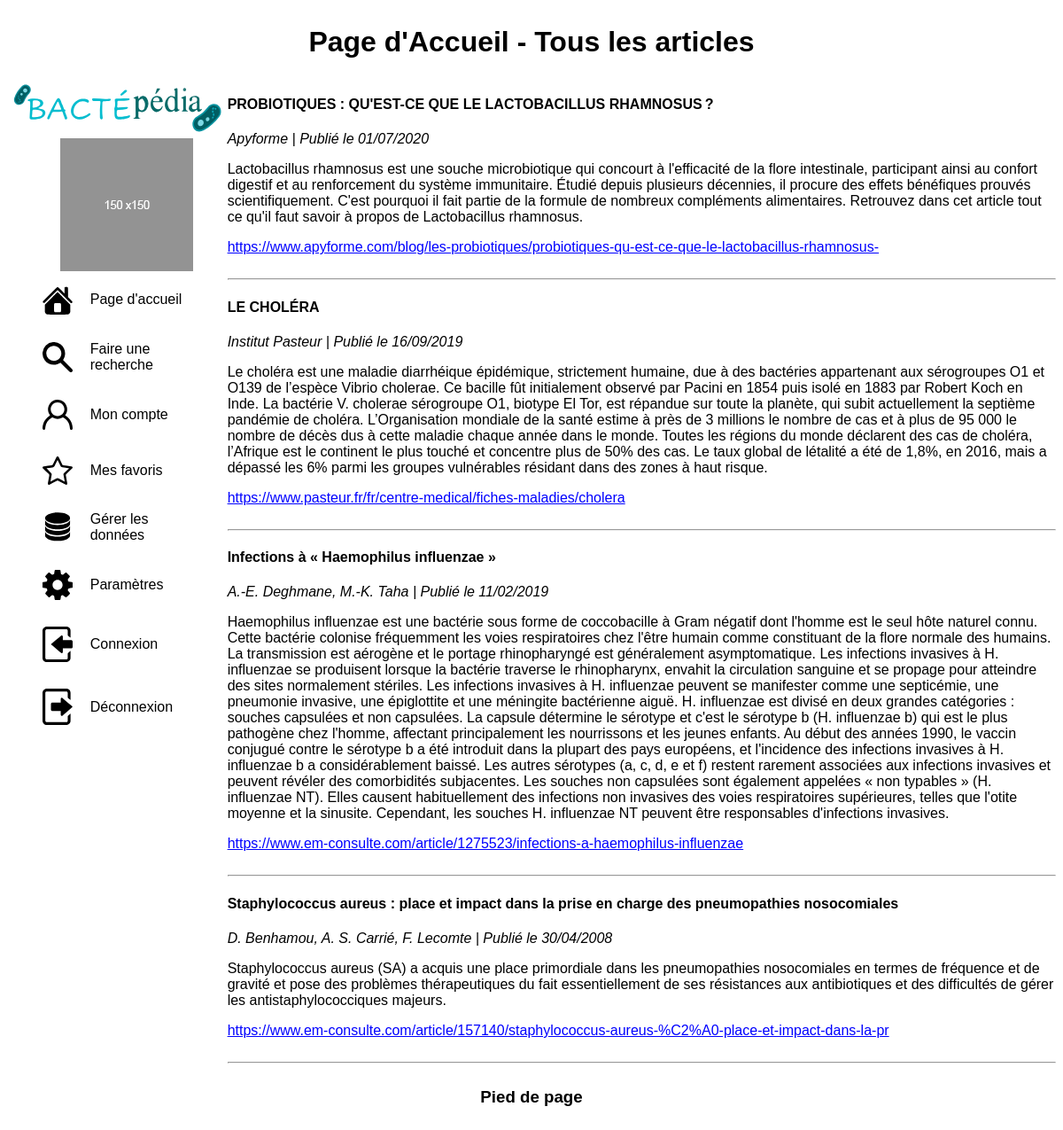
The app's page /page/allArticle.php with its own data.
### tables this page shows
CREATE TABLE bcp__article(
    id_article INTEGER PRIMARY KEY AUTO_INCREMENT NOT NULL,
    titre_article VARCHAR(255) NOT NULL,
    auteur_article TEXT NOT NULL,
    extrait_article LONGTEXT NULL,
    LienSource_article TEXT NOT NULL,
    datePublication_article DATE NOT NULL,
    id_bacterie INTEGER NOT NULL
);

### function/function.php (called while the page is built, shortened)
<?php
function articleDESCall():array {
   $bdd = connect();
   $query = $bdd->prepare('SELECT * FROM bcp__article ORDER BY datePublication_article DESC');
   $query->execute();
   return ($query->fetchAll(PDO::FETCH_ASSOC));
}

### function/miseEnPage.php (called while the page is built)
<?php
function enDate($date):string{
   return (date('d/m/Y', strtotime($date)));
}

### page/allArticle.php (the view, shortened to what this page needs)
<?php
require_once '../elements/header.php';
require_once '../elements/nav.php';
require_once '../function/function.php';
require_once '../function/miseEnPage.php';
?>
<div class="contenu">
   <?php
   foreach (articleDESCall()as $article) {
      $date = enDate($article['datePublication_article']);
      echo <<<HTML
    <div>
        <h4> {$article['titre_article']} </h4>
        <em> {$article['auteur_article']}  | Publié le $date</em>
        <p> {$article['extrait_article']} </p>
        <a href=" {$article['LienSource_article']}" target="_blank" style="color: blue;"> {$article['LienSource_article']} </a>
    </div>
    <br>
    <hr>
HTML;
   }
   ?>
</div>
<?php
require_once '../elements/footer.php';
?>

### style/superstyle.css (style rules this page uses)
* { box-sizing: border-box; font-family: "Arial"; }
a { color: black; }
.contenu { width: 79%; }

### records on screen
bcp__article: titre_article "PROBIOTIQUES : QU'EST-CE QUE LE LACTOBACILLUS RHAMNOSUS ?", auteur_article "Apyforme", datePublication_article "01/07/2020", extrait_article "Lactobacillus rhamnosus est une souche microbiotique qui concourt à l'efficacité de la flore intestinale, participant ainsi au confort digestif et au renforcement du système immunitaire. Étudié depuis plusieurs décennies, il procure des effets bénéfiques prouvés scientifiquement. C'est pourquoi il fait partie de la formule de nombreux compléments alimentaires. Retrouvez dans cet article tout ce qu'il faut savoir à propos de Lactobacillus rhamnosus.", LienSource_article "https://www.apyforme.com/blog/les-probiotiques/probiotiques-qu-est-ce-que-le-lactobacillus-rhamnosus-"
bcp__article: titre_article "LE CHOLÉRA", auteur_article "Institut Pasteur", datePublication_article "16/09/2019", extrait_article "Le choléra est une maladie diarrhéique épidémique, strictement humaine, due à des bactéries appartenant aux sérogroupes O1 et O139 de l’espèce Vibrio cholerae. Ce bacille fût initialement observé par Pacini en 1854 puis isolé en 1883 par Robert Koch en Inde. La bactérie V. cholerae sérogroupe O1, biotype El Tor, est répandue sur toute la planète, qui subit actuellement la septième pandémie de choléra. L’Organisation mondiale de la santé estime à près de 3 millions le nombre de cas et à plus de 95 000 le nombre de décès dus à cette maladie chaque année dans le monde. Toutes les régions du monde déclarent des cas de choléra, l’Afrique est le continent le plus touché et concentre plus de 50%…", LienSource_article "https://www.pasteur.fr/fr/centre-medical/fiches-maladies/cholera"
bcp__article: titre_article "Infections à « Haemophilus influenzae »", auteur_article "A.-E. Deghmane, M.-K. Taha", datePublication_article "11/02/2019", extrait_article "Haemophilus influenzae est une bactérie sous forme de coccobacille à Gram négatif dont l'homme est le seul hôte naturel connu. Cette bactérie colonise fréquemment les voies respiratoires chez l'être humain comme constituant de la flore normale des humains. La transmission est aérogène et le portage rhinopharyngé est généralement asymptomatique. Les infections invasives à H. influenzae se produisent lorsque la bactérie traverse le rhinopharynx, envahit la circulation sanguine et se propage pour atteindre des sites normalement stériles. Les infections invasives à H. influenzae peuvent se manifester comme une septicémie, une pneumonie invasive, une épiglottite et une méningite bactérienne…", LienSource_article "https://www.em-consulte.com/article/1275523/infections-a-haemophilus-influenzae"
bcp__article: titre_article "Staphylococcus aureus : place et impact dans la prise en charge des pneumopathies nosocomiales", auteur_article "D. Benhamou, A. S. Carrié, F. Lecomte", datePublication_article "30/04/2008", extrait_article "Staphylococcus aureus (SA) a acquis une place primordiale dans les pneumopathies nosocomiales en termes de fréquence et de gravité et pose des problèmes thérapeutiques du fait essentiellement de ses résistances aux antibiotiques et des difficultés de gérer les antistaphylococciques majeurs.", LienSource_article "https://www.em-consulte.com/article/157140/staphylococcus-aureus-%C2%A0-place-et-impact-dans-la-pr"

### other values on screen
$titrePage "Page d'Accueil - Tous les articles"
